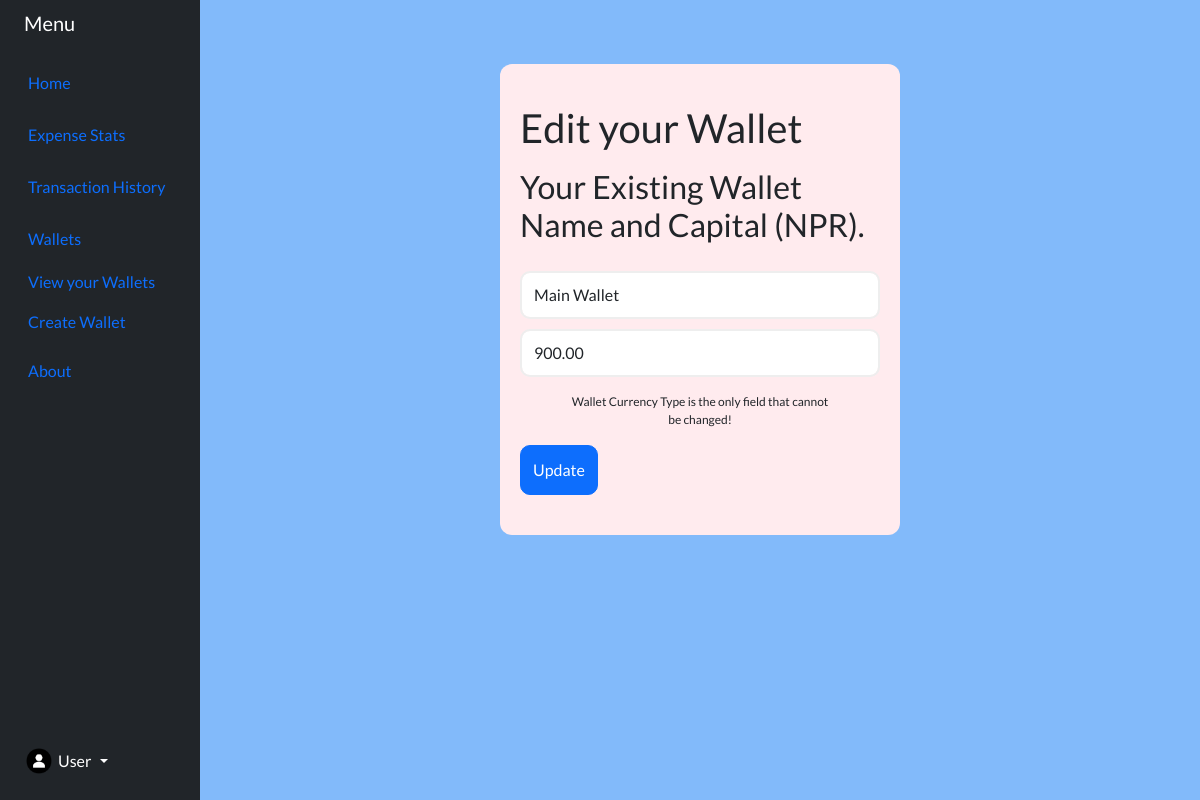
Page /edit-wallet/1 on the committed database.
### Capital/models.py (models this page shows, shortened)
class Wallet(models.Model):
    wallet_owner = models.ForeignKey(CustomUser , on_delete=models.CASCADE)
    wallet_name = models.CharField(max_length=70)
    wallet_currency = models.CharField(max_length=20 , choices=currency_choice)
    wallet_capital = models.DecimalField(max_digits=12, decimal_places=2)
    wallet_creation_date = models.DateField(auto_now_add=False , auto_now=True)
    wallet_edited_date = models.DateField(auto_now=True)

### Capital/views.py (the view)
# urls.py: path('edit-wallet/<int:walletid>' , edit_wallet_view , name = 'edit-wallet'),
def edit_wallet_view(request , walletid):
    item = Wallet.objects.get(pk = walletid)
    if request.method == 'POST':
        wallet_creation_name = request.POST.get('WalletName')
        wallet_creation_capital = request.POST.get('WalletCapital')
        item.wallet_name = wallet_creation_name
        item.wallet_capital = wallet_creation_capital
        item.save()
        return redirect(reverse('all-wallet'))
    else:
     return render(request , 'edit-wallet.html', {'item':item})

### templates/edit-wallet.html (shortened to what this page needs)
{% extends 'base.html' %}
{% block content %}
{% load static %}
<link rel="stylesheet" type="text/css" href="{% static 'css/editwallet.css' %}">
{% load crispy_forms_tags %}
<div class="edit-wallet-form">
    <form method="post" action="{% url 'edit-wallet' item.pk %}">
        <div class="container mt-5 mb-5 d-flex justify-content-center">
            <div class="card px-1 py-4">
                <div class="card-body">
                    <h1 class="card-title mb-3">Edit your Wallet</h1>
                    <h2 class="card-title mb-3">Your Existing Wallet Name and Capital ({{item.wallet_currency}}).</h2>
                    <div class="row">
                        <div class="col-sm-12">
                            <div class="form-group">
                                <input class="form-control" type="text" placeholder="Wallet Name" name="WalletName"
                                    value="{{item.wallet_name}}">
                            </div>
                        </div>
                    </div>
                    <div class="row">
                        <div class="col-sm-12">
                            <div class="form-group">
                                <div class="input-group">
                                    <input class="form-control" type="number" placeholder="Wallet Capital"
                                        name="WalletCapital" value="{{item.wallet_capital}}">
                                </div>
                            </div>
                        </div>
                    </div>
                    <div class="d-flex flex-column text-center px-5 mt-3 mb-3">
                        <small class="agree-text">Wallet Currency Type is the only field that cannot be changed!</small>
                    </div>
                    <button class="btn btn-primary btn-block confirm-button" type="submit">Update</button>
                </div>
            </div>
        </div>
    </form>
</div>
{% endblock %}

### static/css/editwallet.css (style rules this page uses)
.edit-wallet-form .card { width: 400px; background-color: #FFEBEE; border: none; border-radius: 12px; }
.edit-wallet-form .form-control { margin-top: 10px; height: 48px; border: 2px solid #eee; border-radius: 10px; }
.edit-wallet-form .agree-text { font-size: 12px; }
.edit-wallet-form .confirm-button { height: 50px; border-radius: 10px; }

### templates/base.html (style rules this page uses)
html { font-family: 'Lato' , sans-serif; }
body { font-family: 'Lato' , sans-serif; }

### rows in the picture
Wallet: wallet_currency "NPR", WalletName "Main Wallet", WalletCapital "900.00"
